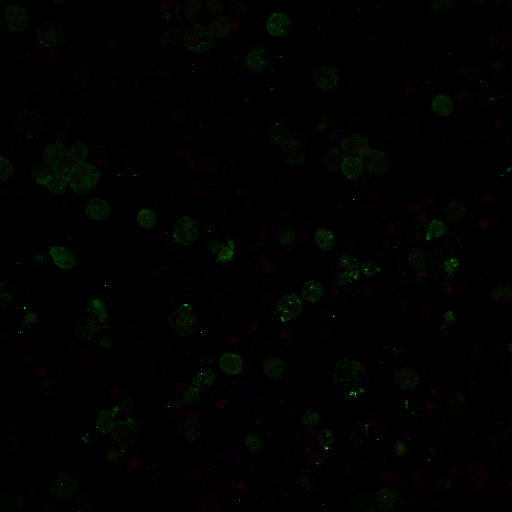
#> input picture example_data/ogd_cells.tif, 512 x 512 px, found by its file name
$ jupyter execute 4_module_Image_As_Numbers.ipynb
#> lines starting #> are read from the running program, lines starting #| are printed output that depends on the picture
# Intro to Image Processing: An Image as Numbers

### **Purpose**: To view an image from a computers perspective (as an array of numbers)

Created by: Hawley Helmbrecht

Creation Date: 07/21/2020

Last Update:

*Step 1: Necessary Imports*

In this step, we import all the packages that we will need later on in the document.

We decide to do this all at once rather than throughout because it is standard coding practice that helps create clean code.

[cell 1]
import numpy as np
from skimage import io #importing a specific module from scikit-imgae

import matplotlib.pyplot as plt

*Step 2: User Inputs*

When creating Jupyter Notebooks for use by collaborators and experamentalists, I find it best practice to have a step near the top specifically for the imuts they need for the notebook.

In this case, the only input needed is the location of location of the cell.tif file included in this repository.

[cell 2]
#replace the example path from my computer with the path to the image on your computer

cell_im_location = '/Users/hhelmbre/Desktop/packages/textile/example_data/ogd_cells.tif'

Note: The cell image being read in is from the OGD Severity study by Rick Liao, Andrea Joseph, Mengying Zhang, Mike McKenna, Jeremy Filteau, and Hawley Helmbrecht within the Nance lab. It is an image taken from the thalamus with a costain DAPI/PI/Iba

*Step 3: Reading in the image*

The image doesn't exist within the Jupyter Notebook until you actually "read" it into the notebooks data storage. To do that we use the scikit-image command io.imread

Go ahead and check the imports to see that from skimage (scikit-image) we imported the io module

[cell 3]
cell_im = io.imread(cell_im_location)
#> cell_im is the input picture: shape (512, 512, 3) uint16; mean R, G, B 24.8, 33.7, 12.3

*Step 4: Viewing the Image*

A huge part of image processing work is to build in actual visual checks of your image. It is easy to get lost in a long session of coding with the assumption that the code is working how you would expect it to. Only to look at the image at the end of the day and have no idea where you went wrong.

When I am working on new projects (such as your new project reading an image into a Jupyter Notebook), I build a lot of these "visual" checks in.

*Step 4a: Viewing the Image as the notebook sees it*

[cell 4]
cell_im

When you run the above cell in Jupyter notebook, you should see an array of numbers!

These numbers correlate to pixel values - where pixels are the tiny individual squares that make up an image.  Image building a square made with 1X1 legos. These would correspond to the pixels and the color of each lego corresponds to a specific number

In this case our numbers can go anywhere from 0 to 255. Where 0 is actually black and 255 is white and everything else is a value in between!

If you read the last statement and think about it in terms of colors though it may get confusing...

The 0 to 255 scale in these images actually correlates to tones. Color is represented by different "channels"

Run the next line of code to get the computers version of these channels

[cell 5]
cell_im.shape
#> Out = (512, 512, 3)

The above code uses the function 'shape' in order to take a look at the data of the variable input so variable.function

In this case, the shape of our cell image is 512 by 512 by 3.  For us this means it is a 512 pixel by 512 pixel image with 3 color channges (red, green, blue)

**If we want to, we can split these color channels using the code below!**

To do that we declare the name of the image 'cell_im' then use square brackets to pick which axis we want to split the image by.

The colon here means we want all of the values in that dimension - so we use it for both x and y to get 512x512 images of each color.

Keep in mind that in Python arrays start at zero so when splitting the images our first channel is actually 0 and not 1!

[cell 6]
red_cell_im = cell_im[:,:, 0]
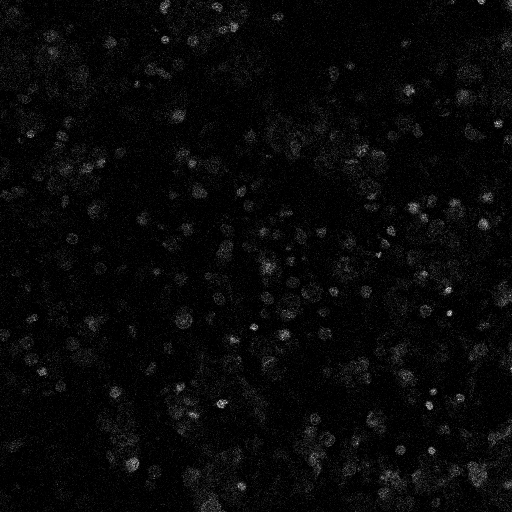
#> red_cell_im: shape (512, 512) uint16; min 0, max 748, mean 24.8; drawn with min black and max white
green_cell_im = cell_im[:,:,1]
blue_cell_im = cell_im[:,:,2]
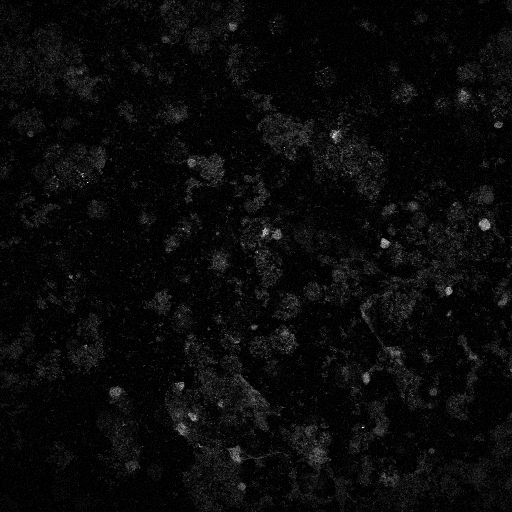
#> blue_cell_im: shape (512, 512) uint16; min 0, max 300, mean 12.3; drawn with min black and max white

Now we can look at the colors as individual arrays rather than as a set of 3 arrays

[cell 7]
red_cell_im

[cell 8]
green_cell_im

[cell 9]
blue_cell_im

*Step 4b: Viewing the image in a way that makes sense to us*

Let's start by viewing the iamage with all the channels at once

[cell 10]
plt.imshow(cell_im)
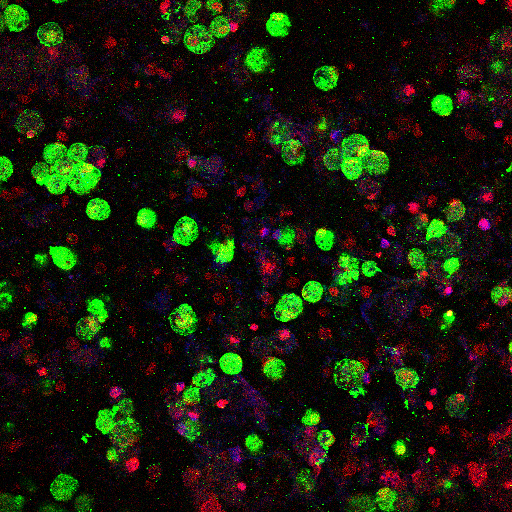
#> shown: shape (512, 512, 3); mean R, G, B 24.6, 28, 12.3

Now let's split the channels (something immensely helpful in image processing)

[cell 11]
plt.imshow(red_cell_im, cmap='gray')

What if we wanted to view them all together?

[cell 12]
fig, ax = plt.subplots(2,2)
ax[0,0].imshow(red_cell_im, cmap='gray')
ax[1,0].imshow(green_cell_im, cmap='gray')
ax[0,1].imshow(blue_cell_im, cmap='gray')
ax[1,1].imshow(cell_im)
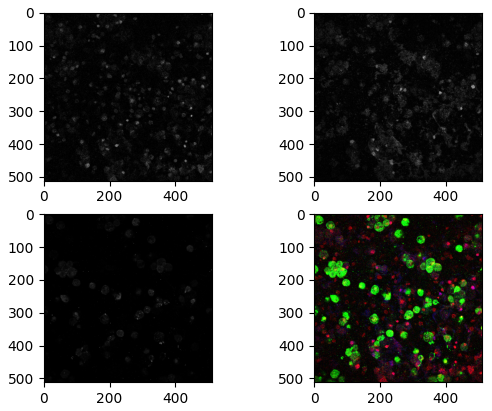
#> figure drawn by matplotlib, 4 panels

What if we wanted that view to be a little cleaner?

[cell 13]
fig, ax = plt.subplots(2,2)
ax[0,0].imshow(red_cell_im, cmap='gray')
ax[0,0].get_xaxis().set_visible(False)
ax[0,0].get_yaxis().set_visible(False)
ax[0,0].set_title('Red Channel - PI')


ax[1,0].imshow(green_cell_im, cmap='gray')
ax[1,0].get_xaxis().set_visible(False)
ax[1,0].get_yaxis().set_visible(False)
ax[1,0].set_title('Green Channel - Iba1')

ax[0,1].imshow(blue_cell_im, cmap='gray')
ax[0,1].get_xaxis().set_visible(False)
ax[0,1].get_yaxis().set_visible(False)
ax[0,1].set_title('Blue Channel - Dapi')

ax[1,1].imshow(cell_im)
ax[1,1].get_xaxis().set_visible(False)
ax[1,1].get_yaxis().set_visible(False)
